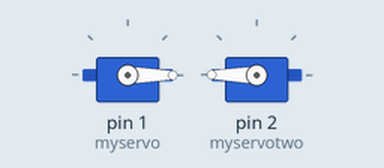
Bench run of a sketch on a simulated Arduino Uno, built with avr-gcc and run on an emulated ATmega328P. On the bench: 2 × servo.

Above: at 0.05 s.
At 40.0 s:
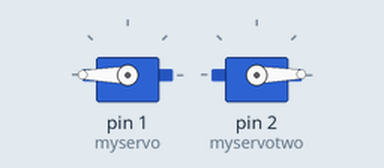
Timing chart, 0 to 40.0 s (numbered marks = the images above):
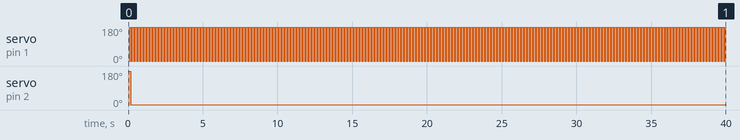

Measured:
- by itself, servo on pin 1 (myservo): alternates 180° for 0.10 s and 0° for 0.10 s
- by itself, servo on pin 2 (myservotwo): 180° → 1° at 0.20 s

The sketch:

servo_programming.ino
```cpp
#include <Servo.h>
Servo myservo;
Servo myservotwo;
int pos = 0;
int postwo = 0;
void setup()
{
  myservo.attach(1);
  myservotwo.attach(2);
}
void loop()
{
  for(postwo = 180; postwo >= 0; postwo = 1)
  for(pos = 0; pos <= 180; pos += 180)
  {
    myservo.write(pos);
    myservotwo.write(postwo);
    delay(100);
  }
  delay(1);
  for(postwo = 0; postwo <= 180; postwo = 1)
  for(pos = 0; pos>=180; pos-=180)
  {
    myservo.write(pos);
    myservotwo.write(postwo);
    delay(100);
  }
}
```
